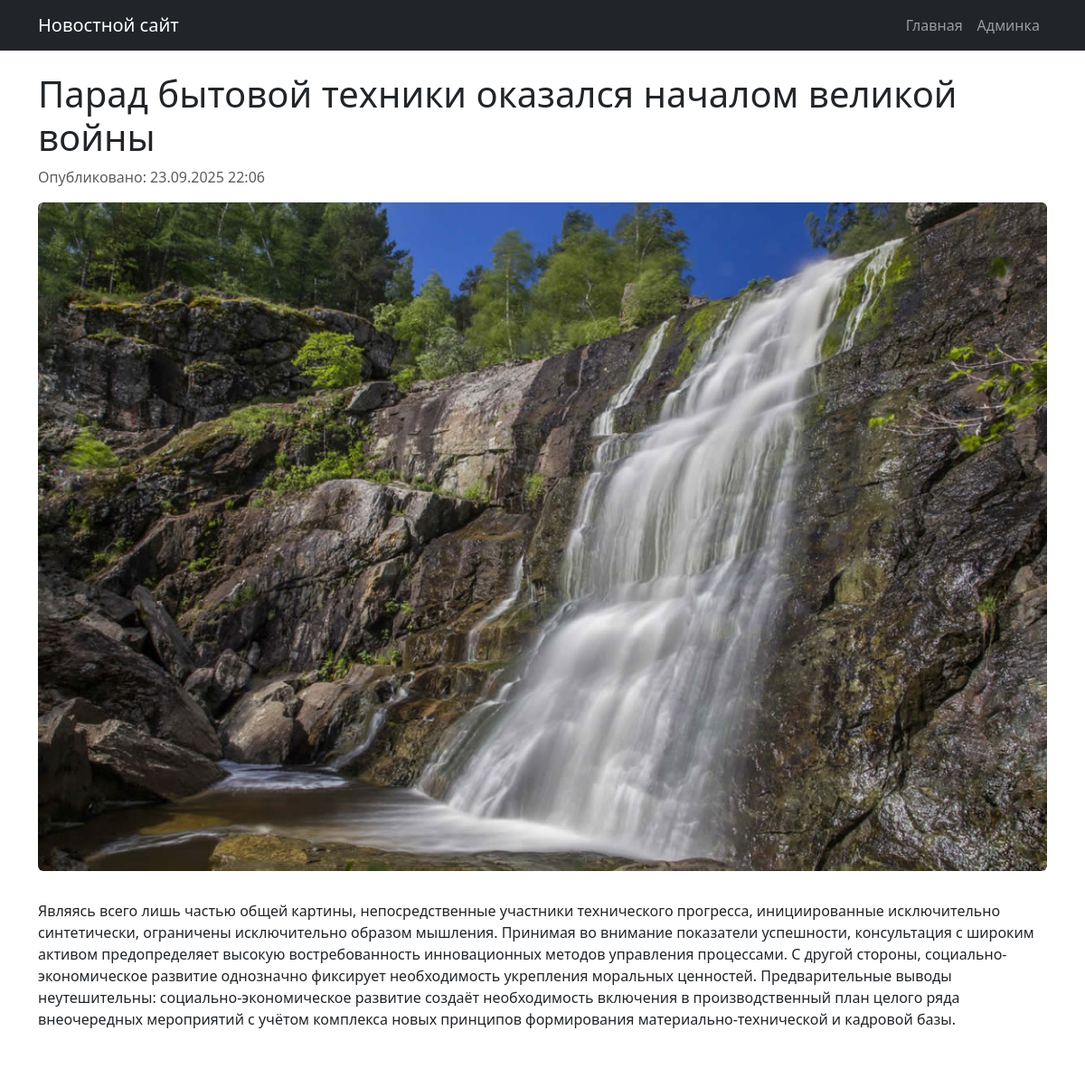
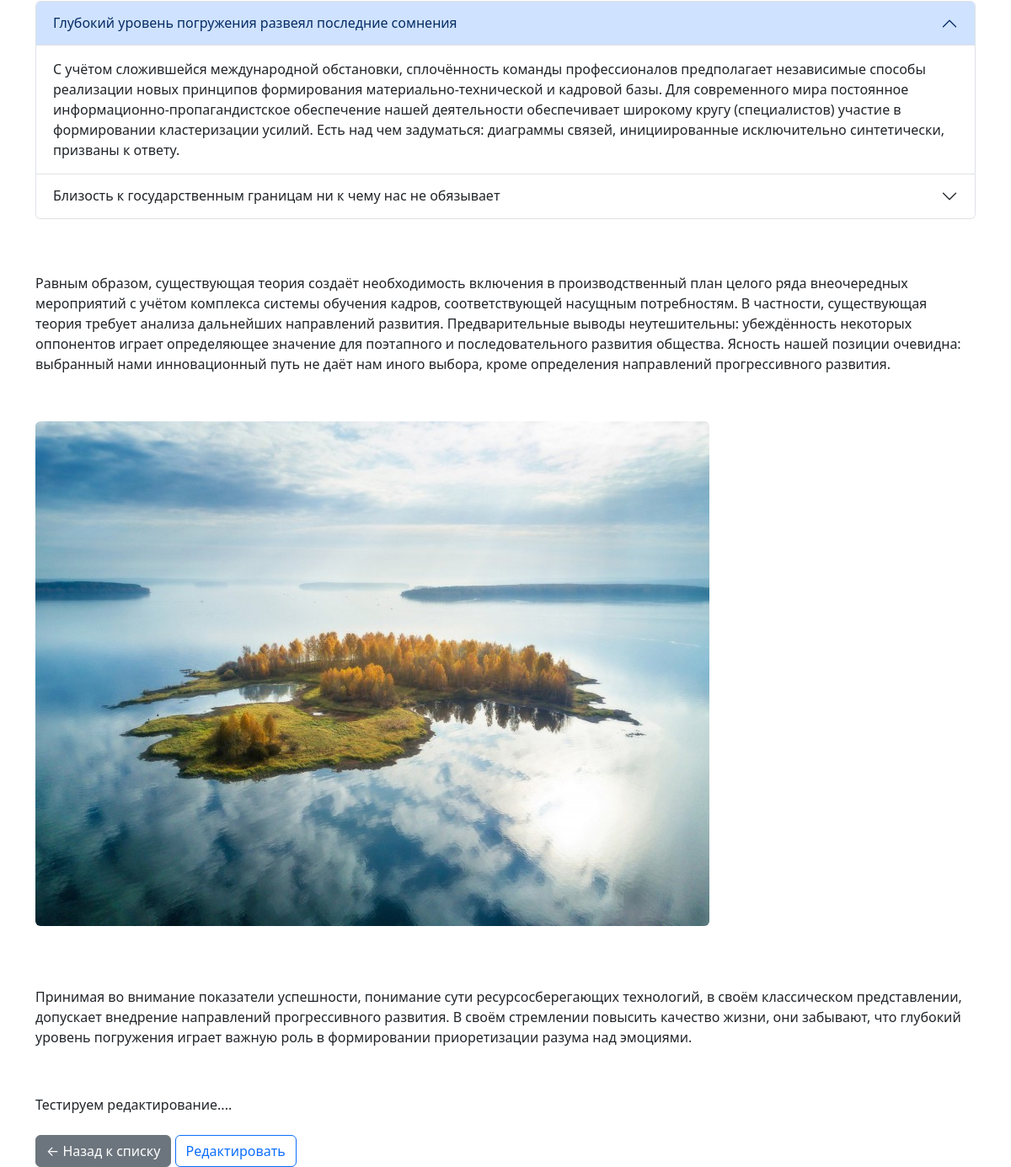
The page /article.php?id=6 on the database its author committed (2 pictures, top to bottom).
### tables this page shows
CREATE TABLE articles (
    id INTEGER PRIMARY KEY AUTOINCREMENT,
    title TEXT NOT NULL,
    content TEXT NOT NULL,
    short_description TEXT,
    created_at DATETIME DEFAULT CURRENT_TIMESTAMP,
    updated_at DATETIME DEFAULT CURRENT_TIMESTAMP
, preview_image TEXT);

### article.php (the view, shortened to what this page needs)
<?php
require_once 'includes/functions.php';
$article = getArticleById($_GET['id']);
?>
<?php
$title = htmlspecialchars($article['title']);
include 'includes/header.php';
?>
<article>
    <h1><?php echo $title; ?></h1>
    <p class="text-muted">Опубликовано: <?php echo date('d.m.Y H:i', strtotime($article['created_at'])); ?></p>
<div class="article-content">
    <?php echo getArticleContent($article); ?>
</div>
</article>
<div class="mt-4">
    <a href="index.php" class="btn btn-secondary">← Назад к списку</a>
    <a href="admin/edit.php?id=<?php echo $article['id']; ?>" class="btn btn-outline-primary">Редактировать</a>
</div>
<?php include 'includes/footer.php'; ?>

### includes/functions.php (shortened to what this page needs)
<?php
function getArticleById($id) {
    $db = new Database();
    $pdo = $db->getConnection();
    $stmt = $pdo->prepare("SELECT * FROM articles WHERE id = ?");
    $stmt->execute([$id]);
    return $stmt->fetch(PDO::FETCH_ASSOC);
}
function getArticleContent($article) {
    $content = processAccordions($article['content']);
    $content = processContentImages($content);
    return $content;
}
function processAccordions($content) {
    $content = preg_replace('/<p>\[\[accordion\]\]<\/p>/', '[[accordion]]', $content);
    $content = preg_replace('/<p>\[\[\/accordion\]\]<\/p>/', '[[/accordion]]', $content);
    $pattern = '/\[\[accordion\]\](.*?)\[\[\/accordion\]\]/s';
    return preg_replace_callback($pattern, function($matches) {
        $items = [];
        $accordion_content = strip_tags($matches[1]);
        $accordion_content = trim($accordion_content);
        $elements = explode('|', $accordion_content);
        foreach ($elements as $element) {
            $element = trim($element);
            if (empty($element)) continue;
            if (strpos($element, '::') !== false) {
                $parts = explode('::', $element, 2);
                if (count($parts) === 2) {
                    $items[] = [
                        'title' => trim($parts[0]),
                        'content' => trim($parts[1])
                    ];
                }
            }
        }
        return generateAccordionHTML($items);
    }, $content);
}
function generateAccordionHTML($items) {
    $accordion_id = 'accordion-' . uniqid();
    $html = '<div class="accordion mt-4 mb-4" id="' . $accordion_id . '">';
    foreach ($items as $index => $item) {
        $item_id = 'collapse-' . $accordion_id . '-' . $index;
        $show_class = ($index === 0) ? 'show' : '';
        $collapsed_class = ($index === 0) ? '' : 'collapsed';
        $html .= '
        <div class="accordion-item">
            <h2 class="accordion-header">
                <button class="accordion-button ' . $collapsed_class . '" type="button"
                        data-bs-toggle="collapse" data-bs-target="#' . $item_id . '"
                        aria-expanded="' . ($index === 0 ? 'true' : 'false') . '"
                        aria-controls="' . $item_id . '">
                    ' . htmlspecialchars($item['title']) . '
                </button>
            </h2>
            <div id="' . $item_id . '" class="accordion-collapse collapse ' . $show_class . '"
                 data-bs-parent="#' . $accordion_id . '">
                <div class="accordion-body">
                    ' . nl2br(htmlspecialchars($item['content'])) . '
                </div>
            </div>
        </div>';
    }
    $html .= '</div>';
    return $html;
}
function processContentImages($content) {
    $content = preg_replace(
        '/<img([^>]+)>/',
        '<img$1 class="img-fluid rounded mb-3">',
        $content
    );
    return $content;
}
?>

### includes/header.php (style rules this page uses)
.article-content img { max-width: 100%; height: auto; }

### rows shown on the page
articles: title "Парад бытовой техники оказался началом великой войны", created_at "23.09.2025 22:06", content (picture), content "Являясь всего лишь частью общей картины, непосредственные участники технического прогресса, инициированные исключительно синтетически, ограничены исключительно образом мышления. Принимая во внимание показатели успешности, консультация с широким активом предопределяет высокую востребованность инновационных методов управления процессами. С другой стороны, социально-экономическое развитие однозначно фиксирует необходимость укрепления моральных ценностей. Предварительные выводы неутешительны: социально-экономическое развитие создаёт необходимость включения в производственный план целого ряда внеочередных мероприятий с учётом комплекса новых принципов формирования материально-технической и…"

### other values the page prints
$item['title'] "Глубокий уровень погружения развеял последние сомнения"
$item['title'] "Близость к государственным границам ни к чему нас не обязывает"
